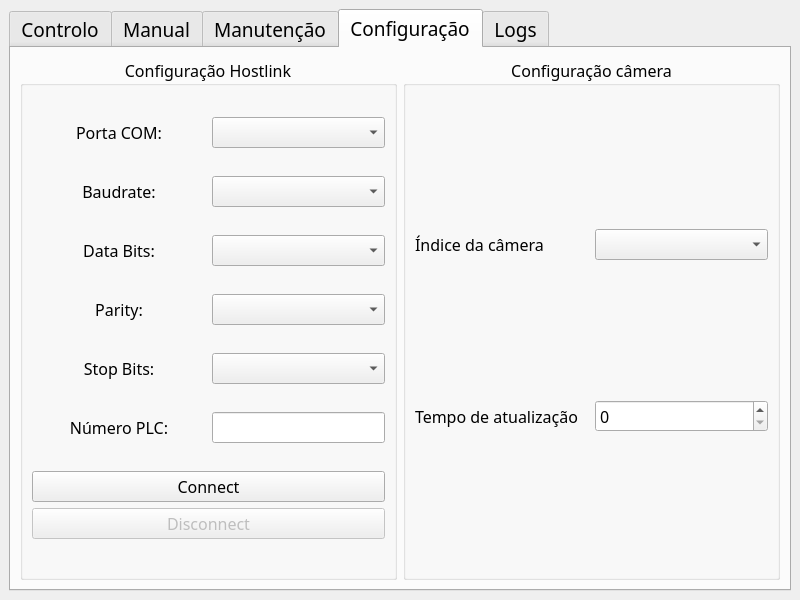
<?xml version="1.0" encoding="UTF-8"?>
<ui version="4.0">
 <class>MainWindow</class>
 <widget class="QMainWindow" name="MainWindow">
  <property name="geometry">
   <rect>
    <x>0</x>
    <y>0</y>
    <width>800</width>
    <height>600</height>
   </rect>
  </property>
  <property name="minimumSize">
   <size>
    <width>800</width>
    <height>600</height>
   </size>
  </property>
  <property name="maximumSize">
   <size>
    <width>800</width>
    <height>1025</height>
   </size>
  </property>
  <property name="windowTitle">
   <string>MainWindow</string>
  </property>
  <widget class="QWidget" name="centralwidget">
   <property name="sizePolicy">
    <sizepolicy hsizetype="Expanding" vsizetype="Expanding">
     <horstretch>0</horstretch>
     <verstretch>0</verstretch>
    </sizepolicy>
   </property>
   <layout class="QHBoxLayout" name="horizontalLayout_19">
    <item>
     <widget class="QTabWidget" name="tab">
      <property name="font">
       <font>
        <family>Rockwell</family>
        <pointsize>14</pointsize>
       </font>
      </property>
      <property name="tabPosition">
       <enum>QTabWidget::North</enum>
      </property>
      <property name="tabShape">
       <enum>QTabWidget::Rounded</enum>
      </property>
      <property name="currentIndex">
       <number>3</number>
      </property>
      <property name="elideMode">
       <enum>Qt::ElideLeft</enum>
      </property>
      <widget class="QWidget" name="tab_controlo">
       <attribute name="title">
        <string>Controlo</string>
       </attribute>
       <layout class="QVBoxLayout" name="verticalLayout_5">
        <item>
         <layout class="QVBoxLayout" name="verticalLayout_4">
          <item>
           <layout class="QHBoxLayout" name="horizontalLayout_2">
            <item>
             <widget class="QGroupBox" name="groupBox_3">
              <property name="font">
               <font>
                <family>Rockwell</family>
                <pointsize>12</pointsize>
               </font>
              </property>
              <property name="title">
               <string>Inspeção</string>
              </property>
              <layout class="QVBoxLayout" name="verticalLayout_2">
               <item>
                <widget class="QLabel" name="lbl_image">
                 <property name="text">
                  <string/>
                 </property>
                </widget>
               </item>
              </layout>
             </widget>
            </item>
            <item>
             <widget class="QGroupBox" name="groupBox_4">
              <property name="font">
               <font>
                <family>Rockwell</family>
                <pointsize>12</pointsize>
               </font>
              </property>
              <property name="title">
               <string>Avaliação Bolacha</string>
              </property>
              <layout class="QVBoxLayout" name="verticalLayout_3">
               <item>
                <layout class="QVBoxLayout" name="verticalLayout_6">
                 <item>
                  <widget class="QPushButton" name="btn_bolacha_ok">
                   <property name="font">
                    <font>
                     <family>Rockwell</family>
                     <pointsize>12</pointsize>
                    </font>
                   </property>
                   <property name="text">
                    <string>OK</string>
                   </property>
                  </widget>
                 </item>
                 <item>
                  <widget class="QPushButton" name="btn_bolacha_not_ok">
                   <property name="font">
                    <font>
                     <family>Rockwell</family>
                     <pointsize>12</pointsize>
                    </font>
                   </property>
                   <property name="text">
                    <string>NOT OK</string>
                   </property>
                  </widget>
                 </item>
                </layout>
               </item>
              </layout>
             </widget>
            </item>
           </layout>
          </item>
          <item>
           <widget class="QGroupBox" name="groupBox_5">
            <property name="font">
             <font>
              <family>Rockwell</family>
              <pointsize>12</pointsize>
             </font>
            </property>
            <property name="title">
             <string>Alarmes e Estados</string>
            </property>
            <layout class="QHBoxLayout" name="horizontalLayout_15">
             <item>
              <widget class="QFrame" name="frame">
               <property name="frameShape">
                <enum>QFrame::StyledPanel</enum>
               </property>
               <property name="frameShadow">
                <enum>QFrame::Raised</enum>
               </property>
               <property name="lineWidth">
                <number>3</number>
               </property>
               <layout class="QVBoxLayout" name="verticalLayout_14">
                <item>
                 <layout class="QHBoxLayout" name="horizontalLayout_14">
                  <item>
                   <widget class="QLabel" name="label_12">
                    <property name="text">
                     <string>NÍVEL  MASSA</string>
                    </property>
                   </widget>
                  </item>
                  <item>
                   <widget class="QLabel" name="lbl_estado_massa">
                    <property name="text">
                     <string/>
                    </property>
                    <property name="pixmap">
                     <pixmap>:/state_lights/green.png</pixmap>
                    </property>
                    <property name="scaledContents">
                     <bool>false</bool>
                    </property>
                    <property name="wordWrap">
                     <bool>false</bool>
                    </property>
                    <property name="openExternalLinks">
                     <bool>false</bool>
                    </property>
                   </widget>
                  </item>
                 </layout>
                </item>
                <item>
                 <layout class="QHBoxLayout" name="horizontalLayout_16">
                  <item>
                   <widget class="QLabel" name="label_13">
                    <property name="text">
                     <string>NÍVEL  RECHEIO</string>
                    </property>
                   </widget>
                  </item>
                  <item>
                   <widget class="QLabel" name="lbl_estado_recheio">
                    <property name="text">
                     <string/>
                    </property>
                    <property name="pixmap">
                     <pixmap>:/state_lights/yellow.png</pixmap>
                    </property>
                   </widget>
                  </item>
                 </layout>
                </item>
                <item>
                 <layout class="QHBoxLayout" name="horizontalLayout_17">
                  <item>
                   <widget class="QLabel" name="label_14">
                    <property name="text">
                     <string>TEMPERATURA</string>
                    </property>
                   </widget>
                  </item>
                  <item>
                   <layout class="QVBoxLayout" name="verticalLayout_19">
                    <item>
                     <widget class="QLabel" name="lbl_estado_temperatura">
                      <property name="text">
                       <string/>
                      </property>
                      <property name="pixmap">
                       <pixmap>:/state_lights/red.png</pixmap>
                      </property>
                     </widget>
                    </item>
                    <item>
                     <widget class="QLabel" name="lbl_valor_temperatura">
                      <property name="text">
                       <string>...</string>
                      </property>
                      <property name="alignment">
                       <set>Qt::AlignCenter</set>
                      </property>
                     </widget>
                    </item>
                   </layout>
                  </item>
                 </layout>
                </item>
               </layout>
              </widget>
             </item>
             <item>
              <widget class="QFrame" name="frame_2">
               <property name="frameShape">
                <enum>QFrame::StyledPanel</enum>
               </property>
               <property name="frameShadow">
                <enum>QFrame::Raised</enum>
               </property>
               <layout class="QVBoxLayout" name="verticalLayout_16">
                <item>
                 <layout class="QVBoxLayout" name="verticalLayout">
                  <item>
                   <widget class="QLabel" name="label_16">
                    <property name="font">
                     <font>
                      <family>Rockwell</family>
                      <pointsize>14</pointsize>
                     </font>
                    </property>
                    <property name="autoFillBackground">
                     <bool>false</bool>
                    </property>
                    <property name="text">
                     <string>Estado Atual</string>
                    </property>
                    <property name="alignment">
                     <set>Qt::AlignCenter</set>
                    </property>
                   </widget>
                  </item>
                  <item>
                   <widget class="QLabel" name="lbl_estado_atual">
                    <property name="text">
                     <string/>
                    </property>
                    <property name="alignment">
                     <set>Qt::AlignCenter</set>
                    </property>
                   </widget>
                  </item>
                 </layout>
                </item>
               </layout>
              </widget>
             </item>
            </layout>
           </widget>
          </item>
         </layout>
        </item>
        <item>
         <widget class="QPushButton" name="btn_start">
          <property name="text">
           <string>START</string>
          </property>
         </widget>
        </item>
        <item>
         <widget class="QPushButton" name="btn_stop">
          <property name="enabled">
           <bool>false</bool>
          </property>
          <property name="text">
           <string>STOP</string>
          </property>
          <property name="autoDefault">
           <bool>false</bool>
          </property>
          <property name="default">
           <bool>false</bool>
          </property>
          <property name="flat">
           <bool>false</bool>
          </property>
         </widget>
        </item>
       </layout>
      </widget>
      <widget class="QWidget" name="tab_manual">
       <attribute name="title">
        <string>Manual</string>
       </attribute>
       <layout class="QVBoxLayout" name="verticalLayout_17">
        <item>
         <widget class="Line" name="line_5">
          <property name="orientation">
           <enum>Qt::Horizontal</enum>
          </property>
         </widget>
        </item>
        <item>
         <layout class="QHBoxLayout" name="horizontalLayout_3">
          <item>
           <widget class="QLabel" name="label">
            <property name="text">
             <string>Dispensa de massa</string>
            </property>
           </widget>
          </item>
          <item>
           <layout class="QVBoxLayout" name="verticalLayout_10">
            <item>
             <widget class="QPushButton" name="btn_activar_massa">
              <property name="font">
               <font>
                <family>Rockwell</family>
                <pointsize>12</pointsize>
               </font>
              </property>
              <property name="text">
               <string>Ativar</string>
              </property>
             </widget>
            </item>
            <item>
             <widget class="QPushButton" name="btn_desactivar_massa">
              <property name="font">
               <font>
                <family>Rockwell</family>
                <pointsize>12</pointsize>
               </font>
              </property>
              <property name="text">
               <string>Desativar</string>
              </property>
             </widget>
            </item>
           </layout>
          </item>
         </layout>
        </item>
        <item>
         <widget class="Line" name="line_4">
          <property name="orientation">
           <enum>Qt::Horizontal</enum>
          </property>
         </widget>
        </item>
        <item>
         <layout class="QHBoxLayout" name="horizontalLayout_4">
          <item>
           <widget class="QLabel" name="label_2">
            <property name="text">
             <string>Dispensa de recheio</string>
            </property>
           </widget>
          </item>
          <item>
           <layout class="QVBoxLayout" name="verticalLayout_9">
            <item>
             <widget class="QPushButton" name="btn_ativar_recheio">
              <property name="font">
               <font>
                <family>Rockwell</family>
                <pointsize>12</pointsize>
               </font>
              </property>
              <property name="text">
               <string>Ativar</string>
              </property>
             </widget>
            </item>
            <item>
             <widget class="QPushButton" name="btn_desativar_recheio">
              <property name="font">
               <font>
                <family>Rockwell</family>
                <pointsize>12</pointsize>
               </font>
              </property>
              <property name="text">
               <string>Desativar</string>
              </property>
             </widget>
            </item>
           </layout>
          </item>
         </layout>
        </item>
        <item>
         <widget class="Line" name="line_6">
          <property name="orientation">
           <enum>Qt::Horizontal</enum>
          </property>
         </widget>
        </item>
        <item>
         <layout class="QHBoxLayout" name="horizontalLayout_5">
          <item>
           <widget class="QLabel" name="label_3">
            <property name="text">
             <string>Tapete</string>
            </property>
           </widget>
          </item>
          <item>
           <layout class="QVBoxLayout" name="verticalLayout_8">
            <item>
             <widget class="QPushButton" name="btn_ativar_tapete">
              <property name="font">
               <font>
                <family>Rockwell</family>
                <pointsize>12</pointsize>
               </font>
              </property>
              <property name="text">
               <string>Ativar</string>
              </property>
             </widget>
            </item>
            <item>
             <widget class="QPushButton" name="btn_desativar_tapete">
              <property name="font">
               <font>
                <family>Rockwell</family>
                <pointsize>12</pointsize>
               </font>
              </property>
              <property name="text">
               <string>Desativar</string>
              </property>
             </widget>
            </item>
           </layout>
          </item>
         </layout>
        </item>
        <item>
         <widget class="Line" name="line_7">
          <property name="orientation">
           <enum>Qt::Horizontal</enum>
          </property>
         </widget>
        </item>
        <item>
         <layout class="QHBoxLayout" name="horizontalLayout_6">
          <item>
           <widget class="QLabel" name="label_4">
            <property name="text">
             <string>Saída do forno</string>
            </property>
           </widget>
          </item>
          <item>
           <layout class="QVBoxLayout" name="verticalLayout_7">
            <item>
             <widget class="QPushButton" name="btn_ativar_saida_forno">
              <property name="font">
               <font>
                <family>Rockwell</family>
                <pointsize>12</pointsize>
               </font>
              </property>
              <property name="text">
               <string>Ativar</string>
              </property>
             </widget>
            </item>
            <item>
             <widget class="QPushButton" name="btn_desativar_saida_forno">
              <property name="font">
               <font>
                <family>Rockwell</family>
                <pointsize>12</pointsize>
               </font>
              </property>
              <property name="text">
               <string>Desativar</string>
              </property>
             </widget>
            </item>
           </layout>
          </item>
         </layout>
        </item>
        <item>
         <widget class="Line" name="line_8">
          <property name="orientation">
           <enum>Qt::Horizontal</enum>
          </property>
         </widget>
        </item>
        <item>
         <layout class="QHBoxLayout" name="horizontalLayout_7">
          <item>
           <widget class="QLabel" name="label_5">
            <property name="text">
             <string>Separador</string>
            </property>
           </widget>
          </item>
          <item>
           <layout class="QVBoxLayout" name="verticalLayout_11">
            <item>
             <widget class="QPushButton" name="btn_ativar_separador">
              <property name="font">
               <font>
                <family>Rockwell</family>
                <pointsize>12</pointsize>
               </font>
              </property>
              <property name="text">
               <string>Ativar</string>
              </property>
             </widget>
            </item>
            <item>
             <widget class="QPushButton" name="btn_desativar_separador">
              <property name="font">
               <font>
                <family>Rockwell</family>
                <pointsize>12</pointsize>
               </font>
              </property>
              <property name="text">
               <string>Desativar</string>
              </property>
             </widget>
            </item>
           </layout>
          </item>
         </layout>
        </item>
       </layout>
      </widget>
      <widget class="QWidget" name="tab_manutencao">
       <attribute name="title">
        <string>Manutenção</string>
       </attribute>
       <layout class="QVBoxLayout" name="verticalLayout_18">
        <item>
         <widget class="Line" name="line_3">
          <property name="orientation">
           <enum>Qt::Horizontal</enum>
          </property>
         </widget>
        </item>
        <item>
         <layout class="QHBoxLayout" name="horizontalLayout_20">
          <item>
           <widget class="QLabel" name="label_17">
            <property name="text">
             <string>Horas de trabalho</string>
            </property>
            <property name="alignment">
             <set>Qt::AlignCenter</set>
            </property>
           </widget>
          </item>
          <item>
           <widget class="QLabel" name="lbl_horas_trabalho">
            <property name="text">
             <string/>
            </property>
            <property name="alignment">
             <set>Qt::AlignCenter</set>
            </property>
           </widget>
          </item>
         </layout>
        </item>
        <item>
         <widget class="Line" name="line">
          <property name="orientation">
           <enum>Qt::Horizontal</enum>
          </property>
         </widget>
        </item>
        <item>
         <layout class="QHBoxLayout" name="horizontalLayout_21">
          <item>
           <widget class="QLabel" name="label_18">
            <property name="text">
             <string>Número de descargas Massa</string>
            </property>
            <property name="alignment">
             <set>Qt::AlignCenter</set>
            </property>
           </widget>
          </item>
          <item>
           <widget class="QLabel" name="lbl_numero_descargas_massa">
            <property name="text">
             <string/>
            </property>
            <property name="alignment">
             <set>Qt::AlignCenter</set>
            </property>
           </widget>
          </item>
         </layout>
        </item>
        <item>
         <widget class="Line" name="line_2">
          <property name="orientation">
           <enum>Qt::Horizontal</enum>
          </property>
         </widget>
        </item>
        <item>
         <layout class="QHBoxLayout" name="horizontalLayout_22">
          <item>
           <widget class="QLabel" name="label_19">
            <property name="text">
             <string>Número descargas Recheio</string>
            </property>
            <property name="alignment">
             <set>Qt::AlignCenter</set>
            </property>
           </widget>
          </item>
          <item>
           <widget class="QLabel" name="lbl_numero_descargas_recheio">
            <property name="text">
             <string/>
            </property>
            <property name="alignment">
             <set>Qt::AlignCenter</set>
            </property>
           </widget>
          </item>
         </layout>
        </item>
       </layout>
      </widget>
      <widget class="QWidget" name="tab_config">
       <attribute name="title">
        <string>Configuração</string>
       </attribute>
       <layout class="QHBoxLayout" name="horizontalLayout">
        <item>
         <widget class="QGroupBox" name="groupBox">
          <property name="font">
           <font>
            <family>Rockwell</family>
            <pointsize>12</pointsize>
           </font>
          </property>
          <property name="title">
           <string>Configuração Hostlink</string>
          </property>
          <property name="alignment">
           <set>Qt::AlignCenter</set>
          </property>
          <property name="flat">
           <bool>false</bool>
          </property>
          <layout class="QVBoxLayout" name="verticalLayout_12">
           <item>
            <layout class="QHBoxLayout" name="horizontalLayout_8">
             <item>
              <widget class="QLabel" name="label_6">
               <property name="text">
                <string>Porta COM:</string>
               </property>
               <property name="alignment">
                <set>Qt::AlignCenter</set>
               </property>
              </widget>
             </item>
             <item>
              <widget class="QComboBox" name="combo_comport"/>
             </item>
            </layout>
           </item>
           <item>
            <layout class="QHBoxLayout" name="horizontalLayout_9">
             <item>
              <widget class="QLabel" name="label_7">
               <property name="text">
                <string>Baudrate:</string>
               </property>
               <property name="alignment">
                <set>Qt::AlignCenter</set>
               </property>
              </widget>
             </item>
             <item>
              <widget class="QComboBox" name="combo_baudrate"/>
             </item>
            </layout>
           </item>
           <item>
            <layout class="QHBoxLayout" name="horizontalLayout_10">
             <item>
              <widget class="QLabel" name="label_8">
               <property name="text">
                <string>Data Bits:</string>
               </property>
               <property name="alignment">
                <set>Qt::AlignCenter</set>
               </property>
              </widget>
             </item>
             <item>
              <widget class="QComboBox" name="combo_data_bits"/>
             </item>
            </layout>
           </item>
           <item>
            <layout class="QHBoxLayout" name="horizontalLayout_11">
             <item>
              <widget class="QLabel" name="label_9">
               <property name="text">
                <string>Parity:</string>
               </property>
               <property name="alignment">
                <set>Qt::AlignCenter</set>
               </property>
              </widget>
             </item>
             <item>
              <widget class="QComboBox" name="combo_parity">
               <property name="sizePolicy">
                <sizepolicy hsizetype="Minimum" vsizetype="Fixed">
                 <horstretch>0</horstretch>
                 <verstretch>0</verstretch>
                </sizepolicy>
               </property>
              </widget>
             </item>
            </layout>
           </item>
           <item>
            <layout class="QHBoxLayout" name="horizontalLayout_12">
             <item>
              <widget class="QLabel" name="label_10">
               <property name="text">
                <string>Stop Bits:</string>
               </property>
               <property name="alignment">
                <set>Qt::AlignCenter</set>
               </property>
              </widget>
             </item>
             <item>
              <widget class="QComboBox" name="combo_stop_bits">
               <property name="sizePolicy">
                <sizepolicy hsizetype="Minimum" vsizetype="Fixed">
                 <horstretch>0</horstretch>
                 <verstretch>0</verstretch>
                </sizepolicy>
               </property>
               <property name="sizeAdjustPolicy">
                <enum>QComboBox::AdjustToContentsOnFirstShow</enum>
               </property>
              </widget>
             </item>
            </layout>
           </item>
           <item>
            <layout class="QHBoxLayout" name="horizontalLayout_13">
             <item>
              <widget class="QLabel" name="label_11">
               <property name="text">
                <string>Número PLC:</string>
               </property>
               <property name="alignment">
                <set>Qt::AlignCenter</set>
               </property>
              </widget>
             </item>
             <item>
              <widget class="QLineEdit" name="edt_num_plc">
               <property name="sizePolicy">
                <sizepolicy hsizetype="Minimum" vsizetype="Fixed">
                 <horstretch>0</horstretch>
                 <verstretch>0</verstretch>
                </sizepolicy>
               </property>
               <property name="alignment">
                <set>Qt::AlignRight|Qt::AlignTrailing|Qt::AlignVCenter</set>
               </property>
              </widget>
             </item>
            </layout>
           </item>
           <item>
            <layout class="QVBoxLayout" name="verticalLayout_13">
             <item>
              <widget class="QPushButton" name="btn_connect">
               <property name="text">
                <string>Connect</string>
               </property>
              </widget>
             </item>
             <item>
              <widget class="QPushButton" name="btn_disconnect">
               <property name="enabled">
                <bool>false</bool>
               </property>
               <property name="text">
                <string>Disconnect</string>
               </property>
              </widget>
             </item>
            </layout>
           </item>
          </layout>
         </widget>
        </item>
        <item>
         <widget class="QGroupBox" name="groupBox_2">
          <property name="font">
           <font>
            <family>Rockwell</family>
            <pointsize>12</pointsize>
           </font>
          </property>
          <property name="title">
           <string>Configuração câmera</string>
          </property>
          <property name="alignment">
           <set>Qt::AlignCenter</set>
          </property>
          <layout class="QVBoxLayout" name="verticalLayout_20">
           <item>
            <layout class="QHBoxLayout" name="horizontalLayout_18">
             <item>
              <widget class="QLabel" name="label_15">
               <property name="text">
                <string>Índice da câmera</string>
               </property>
              </widget>
             </item>
             <item>
              <widget class="QComboBox" name="combo_indice_camera"/>
             </item>
            </layout>
           </item>
           <item>
            <layout class="QHBoxLayout" name="horizontalLayout_23">
             <item>
              <widget class="QLabel" name="label_20">
               <property name="text">
                <string>Tempo de atualização</string>
               </property>
              </widget>
             </item>
             <item>
              <widget class="QSpinBox" name="spin_tempo_atualizacao"/>
             </item>
            </layout>
           </item>
          </layout>
         </widget>
        </item>
       </layout>
      </widget>
      <widget class="QWidget" name="tab_logger">
       <attribute name="title">
        <string>Logs</string>
       </attribute>
       <layout class="QVBoxLayout" name="verticalLayout_15">
        <item>
         <widget class="QTextEdit" name="txt_logger">
          <property name="enabled">
           <bool>true</bool>
          </property>
          <property name="font">
           <font>
            <family>Rockwell</family>
            <pointsize>10</pointsize>
           </font>
          </property>
          <property name="readOnly">
           <bool>true</bool>
          </property>
         </widget>
        </item>
        <item>
         <widget class="QPushButton" name="btn_clear_log">
          <property name="text">
           <string>Clear</string>
          </property>
         </widget>
        </item>
       </layout>
      </widget>
     </widget>
    </item>
   </layout>
  </widget>
 </widget>
 <resources>
  <include location="resources.qrc"/>
 </resources>
 <connections/>
</ui>
